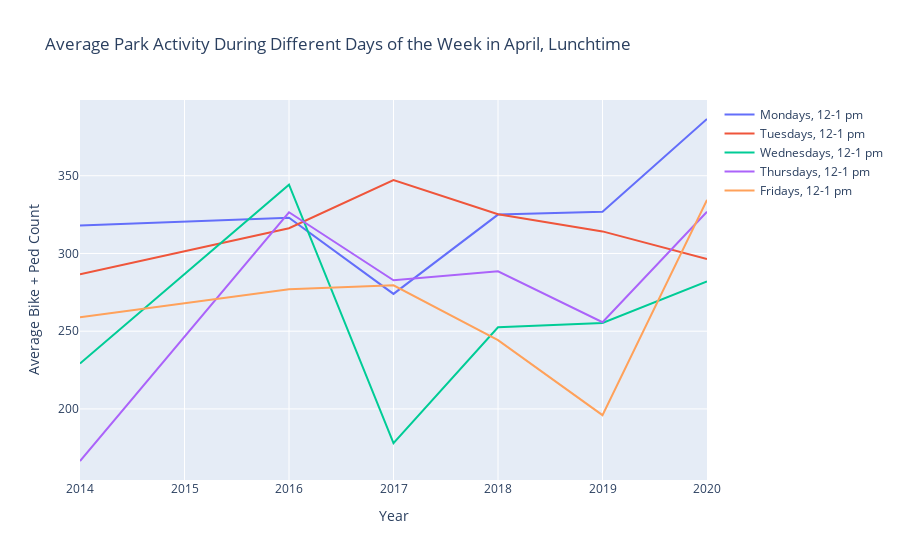

Source (notebook cell):
### Markdown cell above
Now it's time to make my first graph. I will use my ```counts_across_years()``` function to graph how average hourly counts at noon for any given weekday have changed from 2014-2020. I am curious if 2020 will continue past trends or show a departure.

### Code cell
fig = go.Figure()
fig.add_trace(go.Scatter(x=allyears, y=counts_across_years('April', 'Monday', datetime.time(12, 0)),
                    mode='lines',
                    name='Mondays, 12-1 pm'))
fig.add_trace(go.Scatter(x=allyears, y=counts_across_years('April', 'Tuesday', datetime.time(12, 0)),
                    mode='lines',
                    name='Tuesdays, 12-1 pm'))
fig.add_trace(go.Scatter(x=allyears, y=counts_across_years('April', 'Wednesday', datetime.time(12, 0)),
                    mode='lines',
                    name='Wednesdays, 12-1 pm'))
fig.add_trace(go.Scatter(x=allyears, y=counts_across_years('April', 'Thursday', datetime.time(12, 0)),
                    mode='lines',
                    name='Thursdays, 12-1 pm'))
fig.add_trace(go.Scatter(x=allyears, y=counts_across_years('April', 'Friday', datetime.time(12, 0)),
                    mode='lines',
                    name='Fridays, 12-1 pm'))
fig.update_layout(title='Average Park Activity During Different Days of the Week in April, Lunchtime',
                   xaxis_title='Year',
                   yaxis_title='Average Bike + Ped Count')
#fig.show()

### Figure 1 — Plotly figure (JSON) as saved in the notebook; plotly's stock layout.template omitted (floating-point values rounded to 4 significant figures)
{"data": [{"mode": "lines", "name": "Mondays, 12-1 pm", "type": "scatter", "x": [2014, 2016, 2017, 2018, 2019, 2020], "y": [318, 323, 274, 325, 326.8, 386.5]}, {"mode": "lines", "name": "Tuesdays, 12-1 pm", "type": "scatter", "x": [2014, 2016, 2017, 2018, 2019, 2020], "y": [286.6, 316.2, 347.2, 325.2, 314.2, 296.5]}, {"mode": "lines", "name": "Wednesdays, 12-1 pm", "type": "scatter", "x": [2014, 2016, 2017, 2018, 2019, 2020], "y": [229.2, 344.2, 178, 252.5, 255.2, 282]}, {"mode": "lines", "name": "Thursdays, 12-1 pm", "type": "scatter", "x": [2014, 2016, 2017, 2018, 2019, 2020], "y": [166.5, 326.5, 282.8, 288.5, 255.8, 326.8]}, {"mode": "lines", "name": "Fridays, 12-1 pm", "type": "scatter", "x": [2014, 2016, 2017, 2018, 2019, 2020], "y": [259, 277, 279.5, 244.2, 196, 334.5]}], "layout": {"title": {"text": "Average Park Activity During Different Days of the Week in April, Lunchtime"}, "xaxis": {"title": {"text": "Year"}}, "yaxis": {"title": {"text": "Average Bike + Ped Count"}}}}
